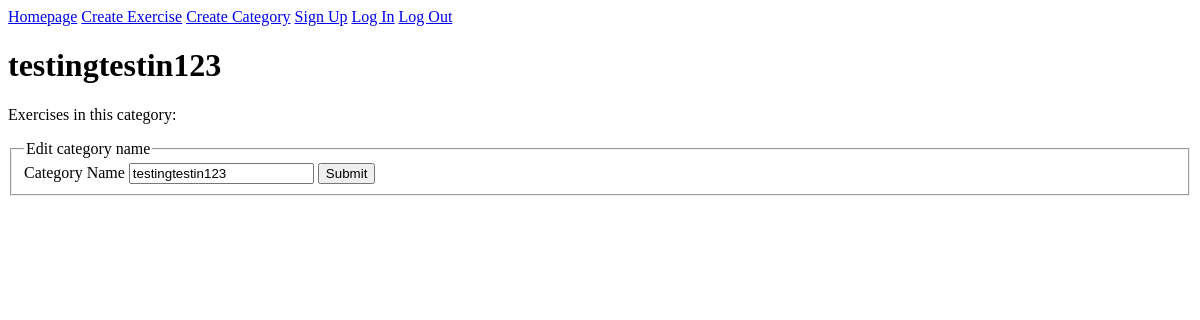
The page /category/1 on the database as committed earlier.
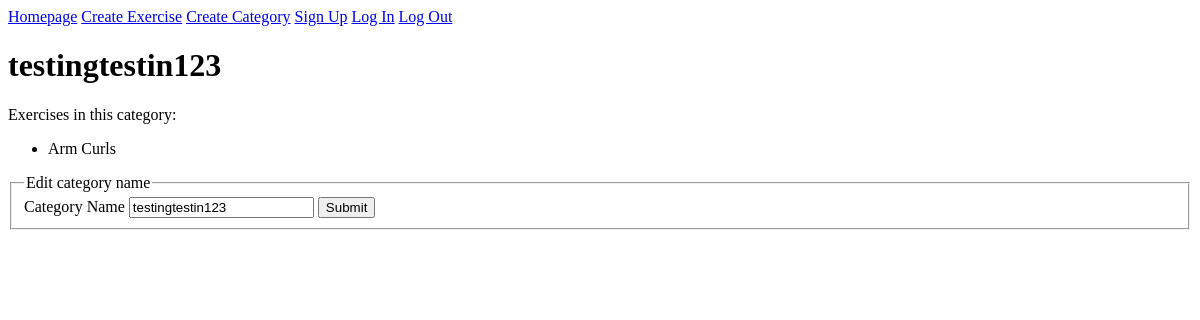
The same page on the database as committed later.
### exercise_app/models.py (models this page shows)
class Exercise(db.Model):
    id = db.Column(db.Integer, primary_key = True)
    name = db.Column(db.String(80), nullable = False)
    description = db.Column(db.String(300), nullable = False)
    category_id = db.Column(db.Integer, db.ForeignKey('category.id'), nullable = False)
    category = db.relationship('Category', back_populates='exercises')
    favorited_by = db.relationship('User', secondary='favorite_exercises_table', back_populates='favorite_exercises')

### exercise_app/main/routes.py (the view)
@main.route('/category/<category_id>', methods=['POST', 'GET'])
def category_detail(category_id):
    category = Category.query.filter_by(id=category_id).one()
    exercises_in_cat = category.exercises
    form = CategoryForm(obj=category)
    if form.validate_on_submit():
        category.name = form.name.data
        db.session.commit()
        flash('Category name updated')
        return redirect(url_for('main.category_detail', category_id=category_id))
    return render_template('category_detail.html', category=category, form=form, exercises=exercises_in_cat)

### exercise_app/main/forms.py
class CategoryForm(FlaskForm):
    name = StringField('Category Name', validators=[DataRequired(), Length(min=1, max=100)])
    submit = SubmitField('Submit')

### exercise_app/templates/category_detail.html (shortened to what this page needs)
{% extends 'base.html' %}
{% block content %}
<h1>{{ category.name }}</h1>
<p>Exercises in this category:</p>
<ul>
    {% for exercise in exercises %}
    <li>{{ exercise.name }}</li>
    {% endfor %}
</ul>
<form method="POST" action="{{ url_for('main.category_detail', category_id=category.id) }}">
    <fieldset>
        <legend>Edit category name</legend>
        {{ form.name.label }}
        {{ form.name }}
        {{ form.submit }}
    </fieldset>
</form>
{% endblock %}

Rows that differ between the two databases and show on the page:
added Exercise: name "Arm Curls"
